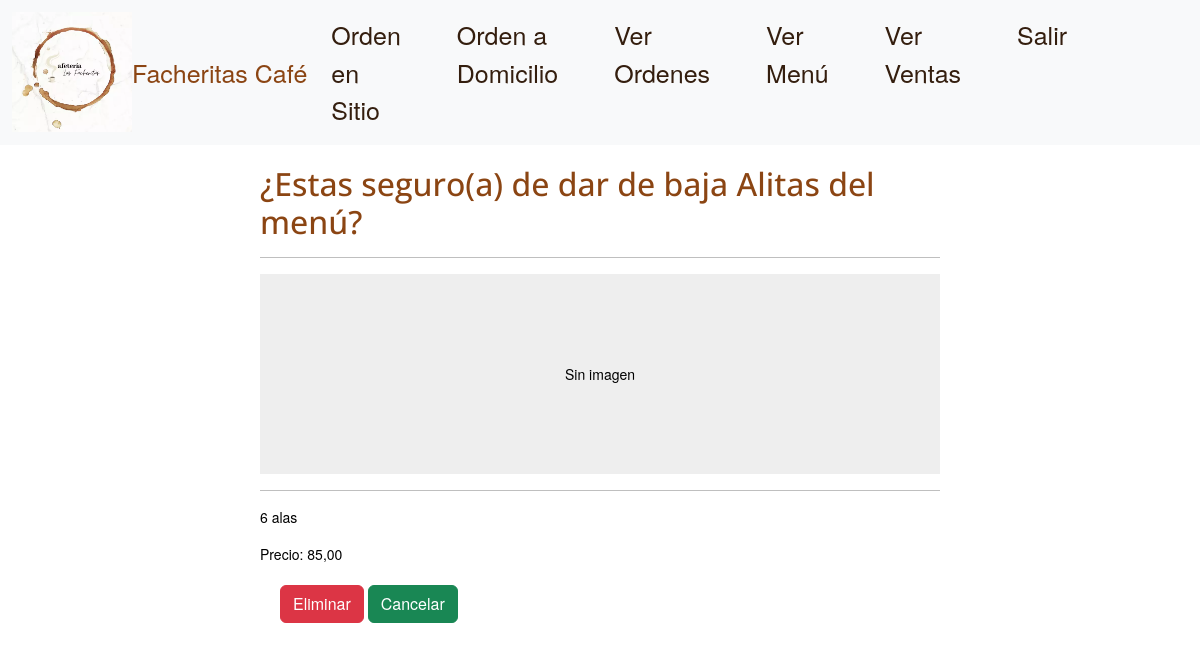
Page /Menu/eliminarproducto/1/ (signed in) on the committed database.
### Menu/models.py (models this page shows, shortened)
class Producto(models.Model):
    nombre = models.CharField(max_length=50)
    descripcion = models.TextField()
    sabores_raw = models.CharField(max_length=255, blank=True, null=True)
    precio = models.DecimalField(max_digits=10, decimal_places=2)
    categoria = models.ForeignKey(CategoriaMenu, on_delete=models.CASCADE)
    imagen = models.ImageField(upload_to='productos/', blank=True, null=True)
    adicionales = models.ManyToManyField('Adicional', related_name='ingredientes_adicionales', blank=True)
    def obtener_sabores(self):
        if self.sabores_raw:
            return [sabor.strip() for sabor in self.sabores_raw.split(',')]
        else:
            return ['Ninguno']
    def set_sabores(self, sabores):
        self.sabores_raw = ', '.join(sabores)
    sabores = property(obtener_sabores, set_sabores)

### Menu/views.py (the view, shortened to what this page needs)
# urls.py: path('eliminarproducto/<int:pk>/',ProductoEliminarView.as_view(), name='EliminarProducto'),
class ProductoEliminarView(LoginRequiredMixin, DeleteView):
    model = Producto
    template_name = 'eliminar_producto.html'
    context_object_name = 'Producto'
    success_url = reverse_lazy('Menu')

### Menu/templates/eliminar_producto.html (shortened to what this page needs)
{%extends 'main.html'%}
{% block contenido %}
<div class="row" style="display: flex; margin: auto;">
    <div class="col-lg-8 col-lg-7 mx-auto" style="margin: auto;">
        <div class="dash-unit" style="height: 750px; padding: 20px; margin: auto;">
            <form action="" method="POST">
                <h2> ¿Estas seguro(a) de dar de baja {{Producto.nombre}} del menú?</h2>
                <hr>
                <div class="thumbnail">
                    {% if Producto.imagen %}
                        <img src="{{ Producto.imagen.url }}" class="card-img-top" style="width: 300px; height:200px;" alt="...">
                        {% else %}
                        <div class="card-placeholder" style="width: 100%; height:200px; background-color: #eee; text-align: center; line-height: 200px;">
                            Sin imagen
                        </div>
                        {% endif %}
                </div>
                <hr>
                <p>{{ Producto.descripcion }}</p>
                <p>Precio: {{ Producto.precio }}</p>
                <div style=" margin: 20px; ">
                    <button type="submit" class="btn btn-danger"> Eliminar </button>
                    <a href="javascript:history.back()" class="btn btn-success">Cancelar</a>
                </div>
            </form>
        </div>
    </div>
</div>
{% endblock %}

### static/css/style.css (style rules this page uses)
html body { background: white; }
h1, h2, h3, h4, h5, h6 { color: #8B4513; font-family: 'Open Sans', sans-serif; }
p { line-height: 1.5; }

### static/css/carrusel.css (style rules this page uses)
body { position: relative; height: 100%; }
body { font-family: Helvetica Neue, Helvetica, Arial, sans-serif; font-size: 14px; color: #000; margin: 0; padding: 0; overflow-x: hidden; }

### rows in the picture
Producto: nombre "Alitas", descripcion "6 alas", precio "85,00"
